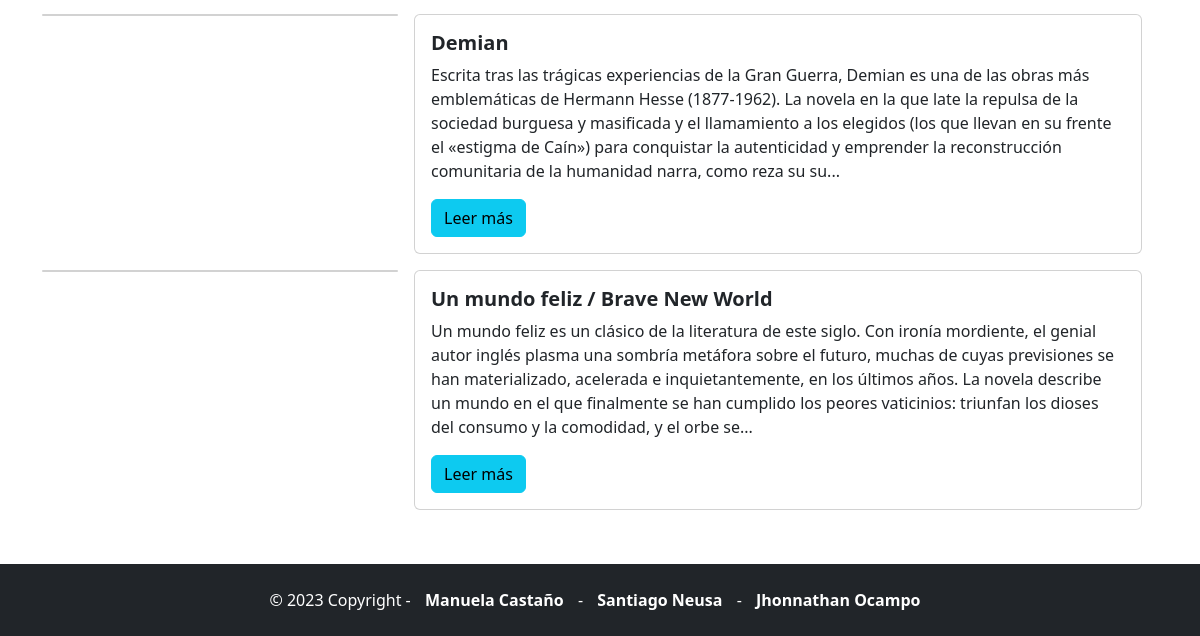
The app's page /recomendations/ (lower part), older data.
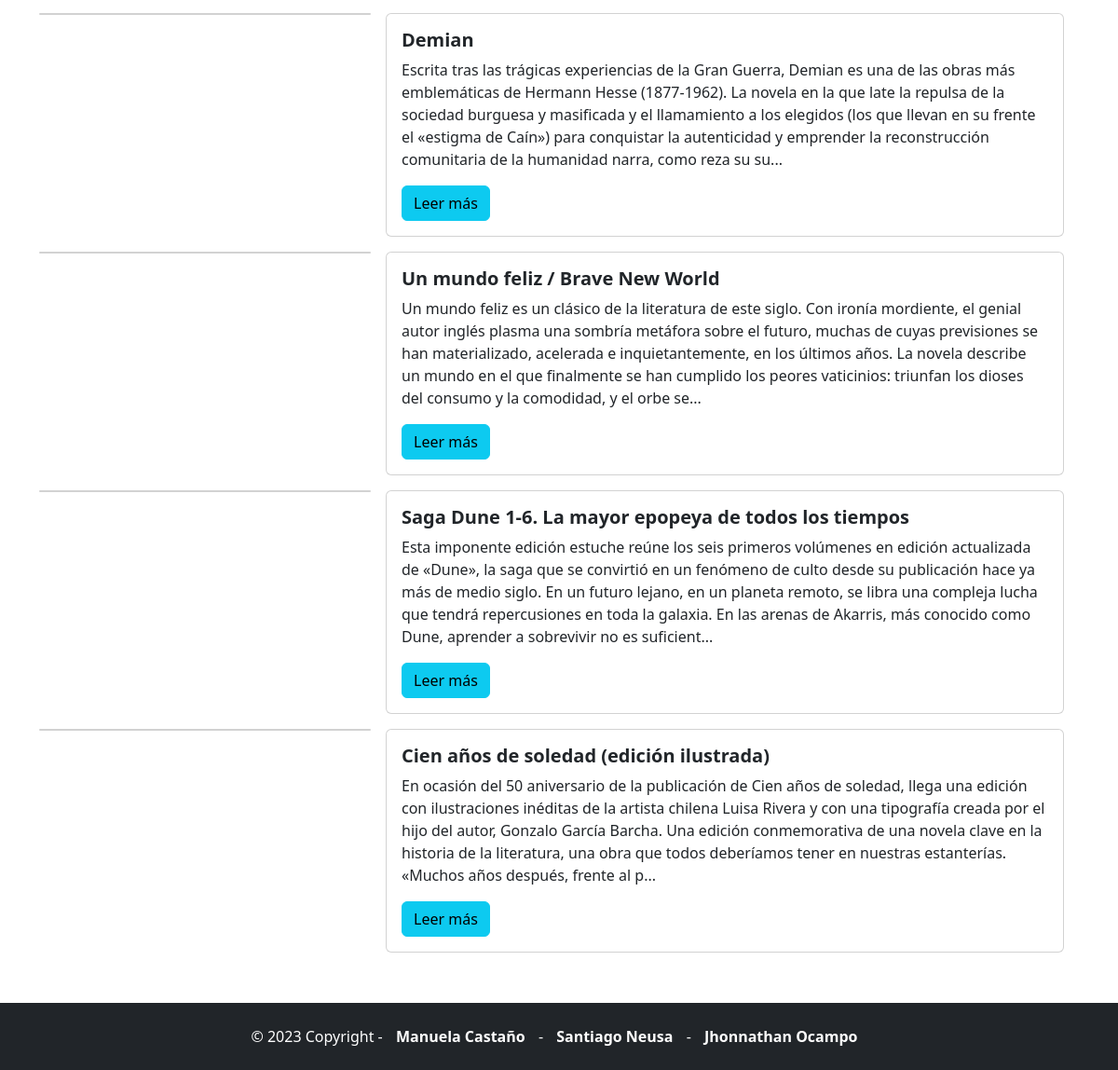
The same page, newer data.
### book/models.py (models this page shows, shortened)
class Book(models.Model):
    isbn = models.CharField(max_length=13, default="N/A")
    title = models.CharField(max_length=100)
    description = models.TextField(max_length=500)
    year_publication = models.IntegerField(default=0)
    topics = models.CharField(max_length=120, default="N/A")
    rating = models.FloatField(default=0)
    cover = models.URLField()
    buy_link = models.URLField(default="https://books.google.com.co/books?uid=117901420878484918404&hl=es")
    author = models.CharField(max_length=100, default= None)

### book/views.py (the view)
# urls.py: path("recomendations/", BookViews.recomendations),
def recomendations(request):
    books = Book.objects.all()
    return render(request, 'recomendations.html', {'books': books})

### book/templates/recomendations.html (shortened to what this page needs)
{% extends 'base.html' %}
{% block content %}
<body>
    <main>
        <div class="container">
            <div class="row mt-5">
                {% for book in books %}
                <div class="row g-0">
                    <div class="col-md-4">
                        <div class="card mb-3 me-3" style="max-width: 430px;">
                        </div>
                    </div>
                    <div class="col-md-8">
                        <div class="card mb-3 me-3">
                            <div class="card-body">
                                <h5 class="card-title fw-bold">{{ book.title }}</h5>
                                <p class="card-text" id="book-description">{{ book.description|slice:":400" }}{% if book.description|length > 400 %}...</p>
                            <button type="button" class="btn btn-info" data-bs-toggle="modal" data-bs-target="#descriptionModal{{ book.id }}">
                                Leer más
                            </button>
                            {% endif %}
                            </div>
                        </div>
                    </div>
                </div>
                {% endfor %}
            </div>
        </div>
    </main>
</body>
</html>
{% endblock content %}

### BookNexus/templates/base.html (shortened to what this page needs)
<!DOCTYPE html>
<html lang="en">
<head>
    <link href="https://cdn.jsdelivr.net/npm/bootstrap@5.3.0-alpha2/dist/css/bootstrap.min.css" rel="stylesheet">
    <link href="https://cdn.jsdelivr.net/npm/bootstrap@5.3.2/dist/css/bootstrap.min.css" rel="stylesheet">
</head>
<body style="position: relative; min-height: 100vh;">
    <div class="container mt-4" style="padding-bottom: 110px;">
        {% block content %}
        {% endblock content %}
    <footer class="text-center text-lg-start bg-dark text-white" style="position: absolute; bottom: 0; width: 100%;">
        <div class="text-center p-4">
            © 2023 Copyright -
            <a class="text-reset fw-bold text-decoration-none" target="_blank" href="https://www.instagram.com/manucf20/">Manuela Castaño</a> -
            <a class="text-reset fw-bold text-decoration-none" target="_blank" href="https://www.instagram.com/santiagoneusar/">Santiago Neusa</a> -
            <a class="text-reset fw-bold text-decoration-none" target="_blank" href="https://www.instagram.com/jhonnathan.ocampo/">Jhonnathan Ocampo</a>
        </div>
    </footer>
</body>
</html>

### BookNexus/templates/base.html (style rules this page uses)
footer { background-color: #333; color: #fff; padding: 0px 0; position: fixed; bottom: 0; width: 100%; z-index: 1000; }
footer a { color: #fff; text-decoration: none; margin: 0 10px; }
body { display: flex; flex-direction: column; min-height: 100vh; }
.container { flex: 1; }

Row changes from the older to the newer data that the page shows:
added Book: title "Saga Dune 1-6. La mayor epopeya de todos los tiempos", description "Esta imponente edición estuche reúne los seis primeros volúmenes en edición actualizada de «Dune», la saga que se convirtió en un fenómeno de culto desde su publicación hace ya más de medio siglo. En un futuro lejano, en un planeta remoto, se libra una compleja lucha que tendrá repercusiones en toda la galaxia. En las arenas de Akarris, más conocido como Dune, aprender a sobrevivir no es suficient"
added Book: title "Cien años de soledad (edición ilustrada)", description "En ocasión del 50 aniversario de la publicación de Cien años de soledad, llega una edición con ilustraciones inéditas de la artista chilena Luisa Rivera y con una tipografía creada por el hijo del autor, Gonzalo García Barcha. Una edición conmemorativa de una novela clave en la historia de la literatura, una obra que todos deberíamos tener en nuestras estanterías. «Muchos años después, frente al p"
